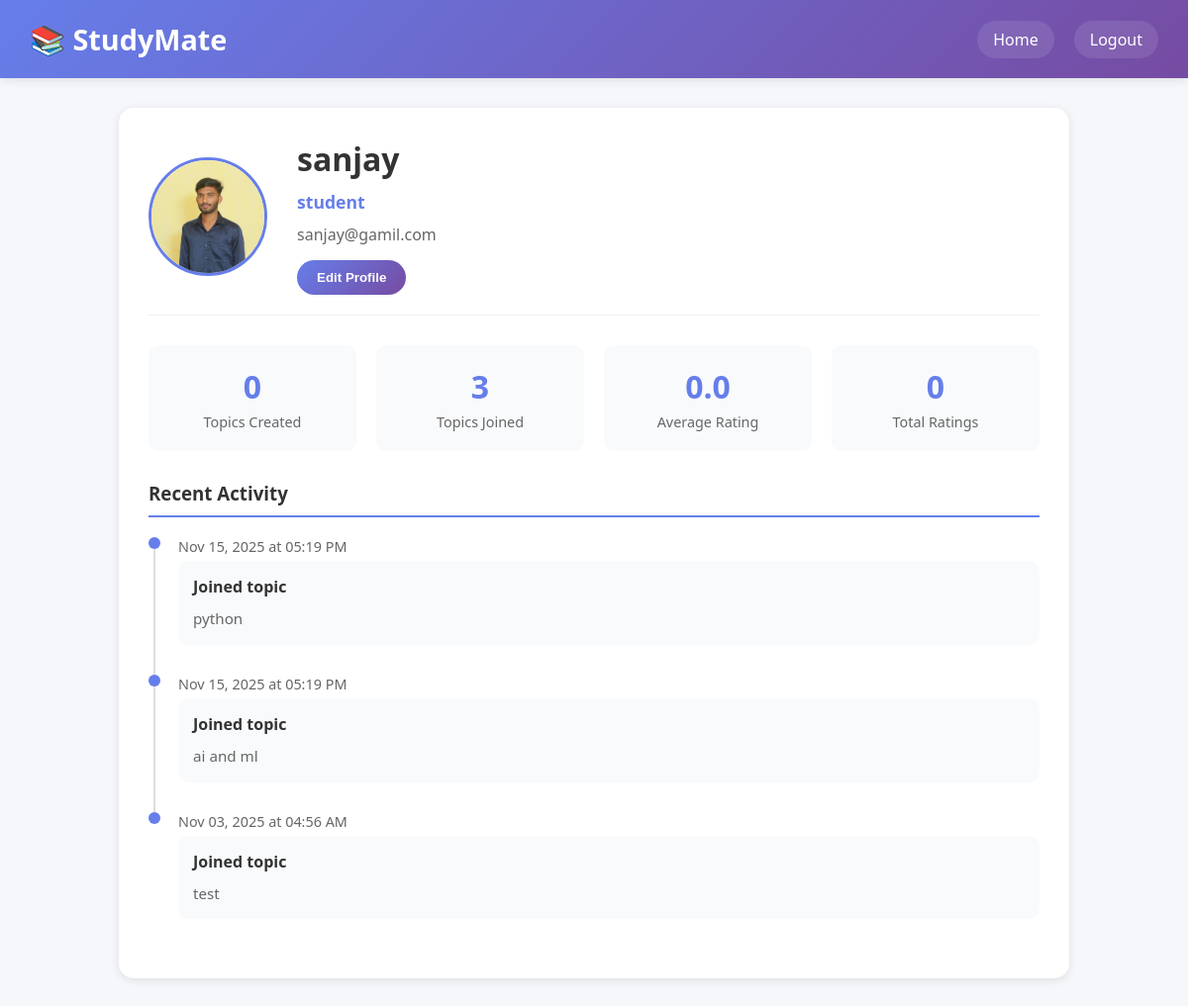
The app's page /sanjay@gamil.com (signed in) with its own data.
### tables this page shows
CREATE TABLE users (
                id INTEGER PRIMARY KEY AUTOINCREMENT,
                username TEXT UNIQUE NOT NULL,
                password TEXT NOT NULL,
                profession TEXT NOT NULL,
                name TEXT NOT NULL,
                bio TEXT,
                avatar TEXT,
                email_verified INTEGER DEFAULT 0
            , role TEXT NOT NULL DEFAULT 'student', mobile TEXT, mobile_verified INTEGER DEFAULT 0);

CREATE TABLE willingness (
                id INTEGER PRIMARY KEY AUTOINCREMENT,
                user_id INTEGER NOT NULL,
                topic_id INTEGER NOT NULL,
                created_at TIMESTAMP DEFAULT CURRENT_TIMESTAMP,
                FOREIGN KEY (user_id) REFERENCES users(id) ON DELETE CASCADE,
                FOREIGN KEY (topic_id) REFERENCES topics(id) ON DELETE CASCADE,
                UNIQUE(user_id, topic_id)
            );

CREATE TABLE topics (
                id INTEGER PRIMARY KEY AUTOINCREMENT,
                title TEXT NOT NULL,
                description TEXT NOT NULL,
                duration TEXT NOT NULL,
                created_by INTEGER NOT NULL,
                created_at TIMESTAMP DEFAULT CURRENT_TIMESTAMP,
                scheduled_datetime TEXT,
                category TEXT,
                status TEXT DEFAULT 'active',
                is_archived INTEGER DEFAULT 0,
                FOREIGN KEY (created_by) REFERENCES users(id) ON DELETE CASCADE
            );

### routes/profile.py (the view)
@profile_bp.route('/<username>')
def profile(username):
    return view_profile(username)

### templates/profile.html (shortened to what this page needs)
<!DOCTYPE html>
<html lang="en">
<head>
</head>
<body>
    <div class="header">
        <h2>📚 StudyMate</h2>
        <div class="nav-links">
            <a href="{{ url_for('home') }}" class="nav-link">Home</a>
            <a href="{{ url_for('logout') }}" class="nav-link">Logout</a>
        </div>
    </div>
    <div class="container">
        <div class="profile-card">
            <div class="profile-header">
                <img src="{{ avatar_url or url_for('static', filename='avatars/default.png') }}" alt="Profile Picture" class="avatar">
                <div class="profile-info">
                    <h1>{{ user.name }}</h1>
                    <div class="profession">{{ user.profession }}</div>
                    <p style="color: #666; margin-top: 10px;">{{ user.username }}</p>
                    {% if is_own_profile %}
                    <button onclick="openEditModal()" class="edit-profile-btn" style="margin-top: 15px;">Edit Profile</button>
                    {% endif %}
                </div>
            </div>
            <div class="stats-grid">
                <div class="stat-card">
                    <div class="number">{{ stats.topics_created }}</div>
                    <div class="label">Topics Created</div>
                </div>
                <div class="stat-card">
                    <div class="number">{{ stats.topics_joined }}</div>
                    <div class="label">Topics Joined</div>
                </div>
                <div class="stat-card">
                    <div class="number">{{ '%.1f'|format(stats.avg_rating|float) }}</div>
                    <div class="label">Average Rating</div>
                </div>
                <div class="stat-card">
                    <div class="number">{{ stats.total_ratings }}</div>
                    <div class="label">Total Ratings</div>
                </div>
            </div>
            <div class="activity-timeline">
                <h3 class="section-title">Recent Activity</h3>
                {% if activities %}
                    {% for activity in activities %}
                    <div class="timeline-item">
                        <div class="timeline-date">{{ activity.date }}</div>
                        <div class="timeline-content">
                            <div class="timeline-title">{{ activity.title }}</div>
                            <div class="timeline-description">{{ activity.description }}</div>
                        </div>
                    </div>
                    {% endfor %}
                {% else %}
                    <p style="color: #666; text-align: center; padding: 20px;">No recent activity</p>
                {% endif %}
            </div>
        </div>
    </div>
</body>
</html>

### templates/profile.html (style rules this page uses)
* { margin: 0; padding: 0; box-sizing: border-box; }
body { font-family: 'Segoe UI', Tahoma, Geneva, Verdana, sans-serif; background: #f5f7fa; min-height: 100vh; }
.header { background: linear-gradient(135deg, #667eea 0%, #764ba2 100%); color: white; padding: 20px 30px; display: flex; justify-content: space-between; align-items: center; box-shadow: 0 2px 10px rgba(0, 0, 0, 0.1); }
.header h2 { font-size: 1.8em; }
.container { max-width: 1000px; margin: 30px auto; padding: 0 20px; }
.profile-card { background: white; border-radius: 15px; padding: 30px; box-shadow: 0 2px 10px rgba(0, 0, 0, 0.1); margin-bottom: 30px; }
.profile-header { display: flex; align-items: center; gap: 30px; margin-bottom: 30px; padding-bottom: 20px; border-bottom: 1px solid #eee; }
.avatar { width: 120px; height: 120px; border-radius: 60px; object-fit: cover; border: 3px solid #667eea; }
.profile-info h1 { color: #333; margin-bottom: 10px; }
.profile-info .profession { color: #667eea; font-size: 1.1em; font-weight: 600; }
.stats-grid { display: grid; grid-template-columns: repeat(auto-fit, minmax(200px, 1fr)); gap: 20px; margin-bottom: 30px; }
.stat-card { background: #f8fafc; padding: 20px; border-radius: 10px; text-align: center; }
.stat-card .number { font-size: 2em; color: #667eea; font-weight: 700; margin-bottom: 5px; }
.stat-card .label { color: #666; font-size: 0.9em; }
.section-title { color: #333; margin-bottom: 20px; padding-bottom: 10px; border-bottom: 2px solid #667eea; }
.activity-timeline { margin-top: 30px; }
.timeline-item { position: relative; padding-left: 30px; margin-bottom: 30px; }
.timeline-item::before { content: ''; position: absolute; left: 0; top: 0; width: 12px; height: 12px; border-radius: 50%; background: #667eea; }
.timeline-item::after { content: ''; position: absolute; left: 5px; top: 12px; width: 2px; height: calc(100% + 18px); background: #ddd; }
.timeline-item:last-child::after { display: none; }
.timeline-date { font-size: 0.9em; color: #666; margin-bottom: 5px; }
.timeline-content { background: #f8fafc; padding: 15px; border-radius: 10px; }
.timeline-title { color: #333; margin-bottom: 10px; font-weight: 600; }
.timeline-description { color: #666; font-size: 0.95em; line-height: 1.5; }
.nav-links { display: flex; gap: 20px; }
.nav-link { color: white; text-decoration: none; padding: 8px 16px; border-radius: 20px; background: rgba(255, 255, 255, 0.1); transition: all 0.3s ease; }
.edit-profile-btn { background: linear-gradient(135deg, #667eea 0%, #764ba2 100%); color: white; border: none; padding: 10px 20px; border-radius: 25px; cursor: pointer; font-weight: 600; transition: all 0.3s ease; }

### records on screen
users: name "sanjay", profession "student", username "sanjay@gamil.com"
willingness: date "Nov 15, 2025 at 05:19 PM", title "Joined topic", description "python"
willingness: date "Nov 15, 2025 at 05:19 PM", title "Joined topic", description "ai and ml"
willingness: date "Nov 03, 2025 at 04:56 AM", title "Joined topic", description "test"

### other values on screen
{{ stats.topics_created }} "0"
{{ stats.topics_joined }} "3"
{{ '%.1f'|format(stats.avg_rating|float) }} "0.0"
{{ stats.total_ratings }} "0"
